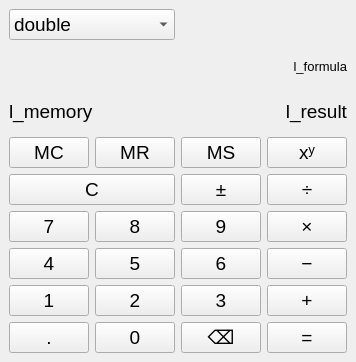
<?xml version="1.0" encoding="UTF-8"?>
<ui version="4.0">
 <class>MainWindow</class>
 <widget class="QMainWindow" name="MainWindow">
  <property name="geometry">
   <rect>
    <x>0</x>
    <y>0</y>
    <width>336</width>
    <height>362</height>
   </rect>
  </property>
  <property name="sizePolicy">
   <sizepolicy hsizetype="Preferred" vsizetype="Preferred">
    <horstretch>0</horstretch>
    <verstretch>0</verstretch>
   </sizepolicy>
  </property>
  <property name="font">
   <font>
    <pointsize>14</pointsize>
   </font>
  </property>
  <property name="windowTitle">
   <string>Калькулятор</string>
  </property>
  <widget class="QWidget" name="centralwidget">
   <layout class="QGridLayout" name="gridLayout" rowstretch="0,0,0,0,0,0,0,0,0" columnstretch="0,0,0,0">
    <item row="3" column="0">
     <widget class="QPushButton" name="tb_mc">
      <property name="text">
       <string>MC</string>
      </property>
     </widget>
    </item>
    <item row="5" column="3">
     <widget class="QPushButton" name="tb_multiplicate">
      <property name="text">
       <string>×</string>
      </property>
     </widget>
    </item>
    <item row="6" column="1">
     <widget class="QPushButton" name="tb_five">
      <property name="text">
       <string>5</string>
      </property>
     </widget>
    </item>
    <item row="6" column="3">
     <widget class="QPushButton" name="tb_substract">
      <property name="text">
       <string>−</string>
      </property>
     </widget>
    </item>
    <item row="5" column="1">
     <widget class="QPushButton" name="tb_eight">
      <property name="text">
       <string>8</string>
      </property>
     </widget>
    </item>
    <item row="7" column="0">
     <widget class="QPushButton" name="tb_one">
      <property name="text">
       <string>1</string>
      </property>
     </widget>
    </item>
    <item row="7" column="1">
     <widget class="QPushButton" name="tb_two">
      <property name="text">
       <string>2</string>
      </property>
     </widget>
    </item>
    <item row="6" column="2">
     <widget class="QPushButton" name="tb_six">
      <property name="text">
       <string>6</string>
      </property>
     </widget>
    </item>
    <item row="8" column="0">
     <widget class="QPushButton" name="tb_extra">
      <property name="text">
       <string>.</string>
      </property>
     </widget>
    </item>
    <item row="4" column="3">
     <widget class="QPushButton" name="tb_divide">
      <property name="text">
       <string>÷</string>
      </property>
     </widget>
    </item>
    <item row="5" column="2">
     <widget class="QPushButton" name="tb_nine">
      <property name="text">
       <string>9</string>
      </property>
     </widget>
    </item>
    <item row="6" column="0">
     <widget class="QPushButton" name="tb_four">
      <property name="text">
       <string>4</string>
      </property>
     </widget>
    </item>
    <item row="7" column="3">
     <widget class="QPushButton" name="tb_add">
      <property name="text">
       <string>+</string>
      </property>
     </widget>
    </item>
    <item row="8" column="1">
     <widget class="QPushButton" name="tb_zero">
      <property name="text">
       <string>0</string>
      </property>
     </widget>
    </item>
    <item row="1" column="0" colspan="4">
     <widget class="QLabel" name="l_formula">
      <property name="font">
       <font>
        <pointsize>10</pointsize>
       </font>
      </property>
      <property name="text">
       <string>l_formula</string>
      </property>
      <property name="alignment">
       <set>Qt::AlignmentFlag::AlignRight|Qt::AlignmentFlag::AlignTrailing|Qt::AlignmentFlag::AlignVCenter</set>
      </property>
     </widget>
    </item>
    <item row="8" column="2">
     <widget class="QPushButton" name="tb_backspace">
      <property name="text">
       <string>⌫</string>
      </property>
     </widget>
    </item>
    <item row="8" column="3">
     <widget class="QPushButton" name="tb_equal">
      <property name="text">
       <string>=</string>
      </property>
     </widget>
    </item>
    <item row="7" column="2">
     <widget class="QPushButton" name="tb_three">
      <property name="text">
       <string>3</string>
      </property>
     </widget>
    </item>
    <item row="3" column="1">
     <widget class="QPushButton" name="tn_mr">
      <property name="text">
       <string>MR</string>
      </property>
     </widget>
    </item>
    <item row="3" column="2">
     <widget class="QPushButton" name="tb_ms">
      <property name="text">
       <string>MS</string>
      </property>
     </widget>
    </item>
    <item row="4" column="2">
     <widget class="QPushButton" name="tb_negate">
      <property name="text">
       <string>±</string>
      </property>
     </widget>
    </item>
    <item row="5" column="0">
     <widget class="QPushButton" name="tb_seven">
      <property name="text">
       <string>7</string>
      </property>
     </widget>
    </item>
    <item row="3" column="3">
     <widget class="QPushButton" name="tb_power">
      <property name="text">
       <string>xʸ</string>
      </property>
     </widget>
    </item>
    <item row="4" column="0" colspan="2">
     <widget class="QPushButton" name="tb_reset">
      <property name="sizePolicy">
       <sizepolicy hsizetype="Preferred" vsizetype="Preferred">
        <horstretch>0</horstretch>
        <verstretch>0</verstretch>
       </sizepolicy>
      </property>
      <property name="text">
       <string>C</string>
      </property>
     </widget>
    </item>
    <item row="2" column="0" colspan="4">
     <layout class="QHBoxLayout" name="horizontalLayout" stretch="0,1">
      <item>
       <widget class="QLabel" name="l_memory">
        <property name="text">
         <string>l_memory</string>
        </property>
       </widget>
      </item>
      <item>
       <widget class="QLabel" name="l_result">
        <property name="text">
         <string>l_result</string>
        </property>
        <property name="alignment">
         <set>Qt::AlignmentFlag::AlignRight|Qt::AlignmentFlag::AlignTrailing|Qt::AlignmentFlag::AlignVCenter</set>
        </property>
       </widget>
      </item>
     </layout>
    </item>
    <item row="0" column="0" colspan="2">
     <widget class="QComboBox" name="cmb_controller">
      <item>
       <property name="text">
        <string>double</string>
       </property>
      </item>
      <item>
       <property name="text">
        <string>float</string>
       </property>
      </item>
      <item>
       <property name="text">
        <string>uint8_t</string>
       </property>
      </item>
      <item>
       <property name="text">
        <string>int</string>
       </property>
      </item>
      <item>
       <property name="text">
        <string>int64_t</string>
       </property>
      </item>
      <item>
       <property name="text">
        <string>size_t</string>
       </property>
      </item>
      <item>
       <property name="text">
        <string>Rational</string>
       </property>
      </item>
     </widget>
    </item>
   </layout>
  </widget>
 </widget>
 <resources/>
 <connections/>
</ui>
